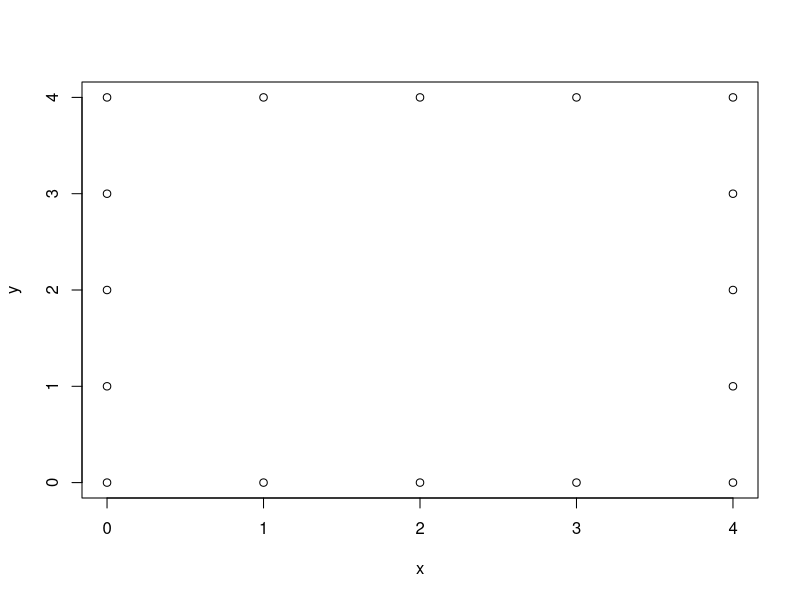
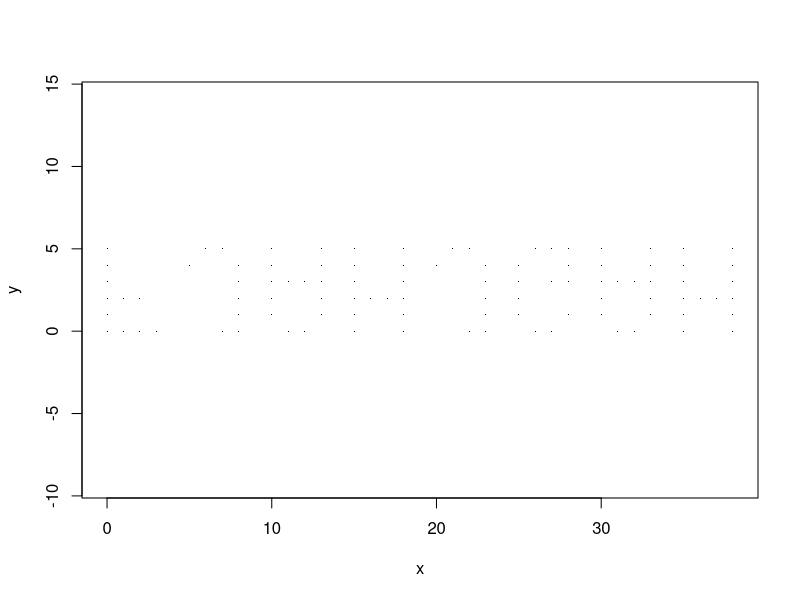

Reproduce these figures in R, in order.
################################################################################
##
## == Advent of Code 2021 ==
## Day: 13
## Author: Jakob Dambon
##
################################################################################

df_dots <- read.table("13/input_dots.txt", header = FALSE, sep = ",")
colnames(df_dots) <- c("x", "y")
head(df_dots)


df_dots_test <- read.table("13/input_dots_test.txt", header = FALSE, sep = ",")
colnames(df_dots_test) <- c("x", "y")

fold <- function(df, axis, pos) {
  out <- apply(df, 1, function(dot) {
    if (dot[axis] > pos) {
      dot[axis] <- pos - (dot[axis] - pos)
    } 
    return(dot)
  })
  unique(t(out))
}

mat1 <- fold(df_dots_test, 2, 7)
mat2 <- fold(mat1, 1, 5)

plot(mat2)

mat1 <- fold(df_dots, 1, 655)

s_instr <- read.table("13/input_instr.txt", header = FALSE, sep = "\n")$V1
 
df_instr <- data.frame(
  axis = ifelse(substring(s_instr, 12, 12) == "x", 1, 2),
  pos = as.numeric(substring(s_instr, 14))
)

mat <- df_dots
for (i in 1:nrow(df_instr)) {
  mat <- fold(mat, df_instr[i, 1], df_instr[i, 2])
}

# Read plot for answer
plot(mat, asp = 1, type = "p", pch = ".")
